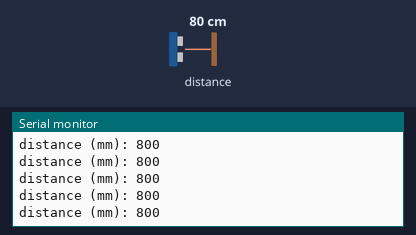
Simulated run of this sketch. Board: Arduino Uno, built with avr-gcc and run on an emulated ATmega328P. Shown: the last lines printed to the serial monitor. The test bench sets the inputs (shaded band); at power-on: distance to the obstacle 80 cm.

Above: at 1.2 s.
1.3 s: distance to the obstacle set to 250 cm
At 1.49 s:
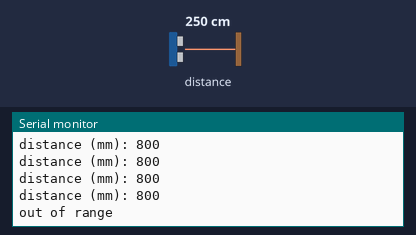
3.4 s: distance to the obstacle set to 2 cm
At 3.49 s:
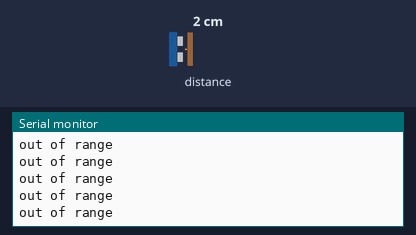
4.9 s: distance to the obstacle set to 299 cm
At 4.95 s:
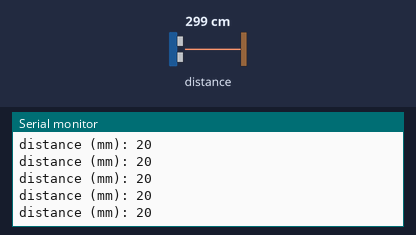

Measured:
- after the input at 1.3 s, the serial monitor: prints a new line after 0.07 s (image 1)

The sketch:

print_distance.ino
```cpp
#include <Wire.h>
#include <Adafruit_VL53L0X.h>

Adafruit_VL53L0X sensor = Adafruit_VL53L0X();

void setup() {
  Serial.begin(9600);
  while (!Serial); // wait for serial monitor to open

  if (!sensor.begin()) {
    Serial.println("sensor not found, check wiring");
    while (1); // stop here if sensor isn't found
  }

  Serial.println("sensor ready");
}

void loop() {
  VL53L0X_RangingMeasurementData_t measurement;
  sensor.rangingTest(&measurement, false);

  if (measurement.RangeStatus != 4) { // status 4 = out of range
    Serial.print("distance (mm): ");
    Serial.println(measurement.RangeMilliMeter);
  } else {
    Serial.println("out of range");
  }

  delay(100);
}
```
